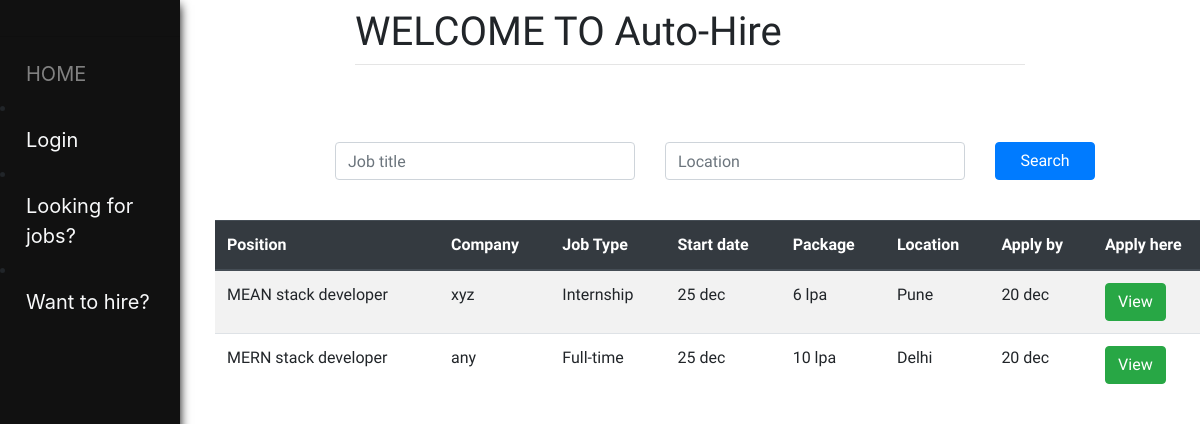
The page / on the database its author committed.
### home/models.py (models this page shows, shortened)
class Job(models.Model):
    jobType = (('','Choose job-type:'),
               ('Internship','Internship'),
               ('Part-Time','Part-Time'),
               ('Full-time','Full-time'),
    )
    position = models.CharField(max_length=200, null=False)
    company = models.CharField(max_length=200, null=False)
    start_date = models.CharField(max_length=200, null=False)
    job_type = models.CharField(max_length=50, null=False, choices=jobType)
    package = models.CharField(max_length=200, null=False)
    apply_by = models.CharField(max_length=200, null=False)
    location = models.CharField(max_length=200, null=True)
    about_company = models.TextField(max_length=1500, null=False)
    job_description = models.TextField(max_length=1500, null=False)
    eligibility = models.TextField(max_length=500, null=False)
    perks = models.TextField(max_length=500, null=False)
    openings = models.IntegerField( null=False)
    created_by = models.ForeignKey(User, on_delete=models.CASCADE)

### home/views.py (the view)
# urls.py: path('', views.home_page, name='home_page'),
def home_page(request):
    jobs_feed = Job.objects.all()
    user = request.user
    context = {
        'user':user,
        'jobs':jobs_feed
    }
    return render(request, 'home/home.html', context)

### home/templates/home/home.html (shortened to what this page needs)
{% extends 'home/index.html' %}
{% block content %}
    <div class="container" style='display: flex; justify-content: center; align-items: center;'>
        <div class='d-flex'>
            <div class="d-flex justify-content-center">
                <form method='POST' action="{% url 'home:filter_jobs' %}">
                    <div class='row' style="margin-top:7%; margin-bottom:40px">
                        <div class='col'>
                            <input class="form-control" name='position' style="width:300px" type='text' placeholder='Job title'>
                        </div>
                        <div class='col'>
                            <input class="form-control" name='location' style="width:300px" type='text' placeholder='Location'>
                        </div>
                        <div class='col'>
                            <button type='submit' style="width:100px" text='submit' class='btn btn-primary'>Search</button>
                        </div>
                    </div>
                </form>
            </div>
        </div>
    </div>
    <div>
    <div class="row">
        <div class="col-sm-12">
            <div class="table-responsive" style="overflow-y:auto;">
                <table class="table table-striped" style="width:1000px">
                    <thead class="thead-dark">
                    <tr>
                        <th scope="col">Position</th>
                        <th scope="col">Company</th>
                        <th scope="col">Job Type</th>
                        <th scope="col">Start date</th>
                        <th scope="col">Package</th>
                        <th scope='col'>Location</th>
                        <th scope="col">Apply by</th>
                        <th scope="col">Apply here</th>
                    </tr>
                    </thead>
                    <tbody>
                        {% for job in jobs %}
                    <tr>
                        <td>{{ job.position }}</td>
                        <td>{{ job.company }} </td>
                        <td>{{ job.job_type }}</td>
                        <td>{{ job.start_date }}</td>
                        <td>{{ job.package }} </td>
                        <td>{{ job.location }}</td>
                        <td>{{ job.apply_by }} </td>
                        <td><a class="btn btn-success" href="{% url 'home:jobDetail' job.id %}">View</a></td>
                    </tr>
                        {% endfor %}
                    </tbody>
                </table>
            </div>
        </div>
    </div>
</div>
{% endblock content %}

### rows shown on the page
Job: position "MEAN stack developer", company "xyz", job_type "Internship", start_date "25 dec", package "6 lpa", location "Pune", apply_by "20 dec"
Job: position "MERN stack developer", company "any", job_type "Full-time", start_date "25 dec", package "10 lpa", location "Delhi", apply_by "20 dec"
